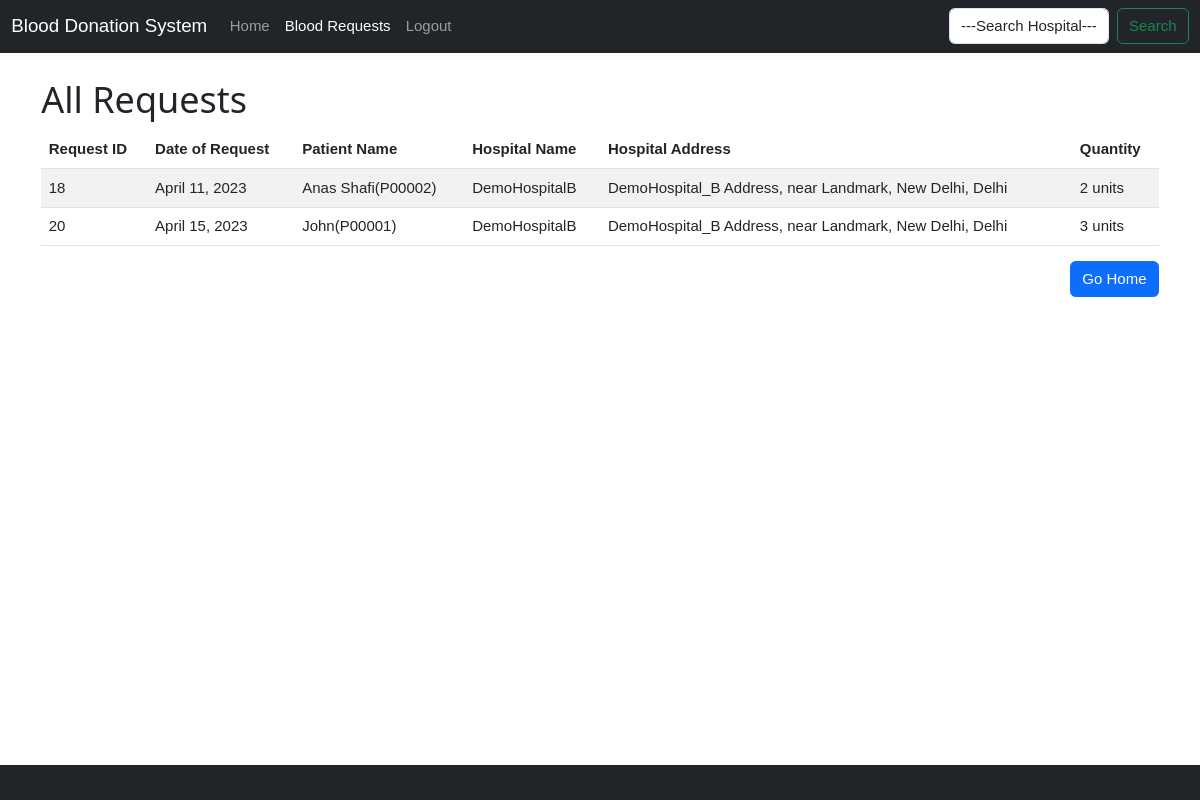
Page /admin_user_show_req (signed in) on the committed database.
### home_app/models.py (models this page shows)
class blood_request(models.Model):
    date_of_request = models.DateField()
    patient_id = models.ForeignKey(patient_details,on_delete=models.CASCADE)
    hospital_name = models.CharField(max_length=30) #if listed hospital then hospital id else name of hospital
    hospital_add = models.CharField(max_length=100,null=True) #if listed hospital then hospital id else name of hospital
    quantity = models.IntegerField(null=True)
    recieved = models.BooleanField(default=False)
    date_of_response = models.DateField(null=True)
    donor_id = models.ForeignKey(donor_details,on_delete=models.CASCADE, null=True)

### patient_app/models.py (models this page shows)
class patient_details(models.Model):
    id_no = models.CharField(max_length=40,primary_key=True)
    name = models.CharField(max_length=40)
    email = models.EmailField(max_length=40)
    location = models.ForeignKey(patient_address,on_delete=models.CASCADE)
    contact_no1 = models.CharField(max_length=12)
    gender = models.CharField(max_length=10,null=True, blank=True)
    age = models.IntegerField()
    dob = models.DateField(null=True, blank=True)
    blood_group = models.CharField(max_length=5)

### admin_app/views.py (the view)
# urls.py: path('_show_req', views.a_show_req,name= 'showreq'),
@login_required(login_url='/admin_user_login')
def a_show_req(request):
    req = blood_request.objects.filter(recieved=False)
    return render(request,'admin/a_show_req.html',{"r":req})

### templates/admin/a_show_req.html (shortened to what this page needs)
{% extends 'base.html' %}
{% block body %}
<div class="album">
  <div class="container">
      <div class="row">
        <div class="col-md-12">
            <h1>All Requests</h1>
            <div class="tablediv">
            <table class="table table-striped">
                <thead>
                    <tr>
                        <th>Request ID</th>
                        <th>Date of Request</th>
                        <th>Patient Name</th>
                        <th>Hospital Name</th>
                        <th>Hospital Address</th>
                        <th>Quantity</th>
                    </tr>
                </thead>
                <tbody>
                    {% for request in r %}
                        <tr>
                            <td>{{ request.id }}</td>
                            <td>{{ request.date_of_request }}</td>
                            <td>{{ request.patient_id.name }}({{ request.patient_id.id_no }})</td>
                            <td>{{ request.hospital_name }}</td>
                            <td>{{ request.hospital_add }}</td>
                            <td>{{ request.quantity }} units</td>
                        </tr>
                    {% endfor %}
                </tbody>
            </table>
        </div>
        </div>
    </div>
    <a class="btn btn-primary" style="float: right;" href="/admin_user">Go Home</a>
  </div>
    </div>
{% endblock %}

### static/w3.css (style rules this page uses)
html { box-sizing:border-box }
*,*:before,*:after { box-sizing:inherit }
html { -ms-text-size-adjust:100%;-webkit-text-size-adjust:100% }
body { margin:0 }
a { background-color:transparent }
html,body { font-family:Verdana,sans-serif;font-size:15px;line-height:1.5 }
html { overflow-x:hidden }
h1 { font-size:36px }
h1,h2,h3,h4,h5,h6 { font-family:"Segoe UI",Arial,sans-serif;font-weight:400;margin:10px 0 }
a { color:inherit }

### templates/admin/a_show_req.html (style rules this page uses)
.tablediv { overflow-x:scroll; }

### rows in the picture
blood_request: id "18", date_of_request "April 11, 2023", patient_id.name "Anas Shafi", patient_id.id_no "P00002", hospital_name "DemoHospitalB", hospital_add "DemoHospital_B Address, near Landmark, New Delhi, Delhi", quantity "2"
blood_request: id "20", date_of_request "April 15, 2023", patient_id.name "John", patient_id.id_no "P00001", hospital_name "DemoHospitalB", hospital_add "DemoHospital_B Address, near Landmark, New Delhi, Delhi", quantity "3"
